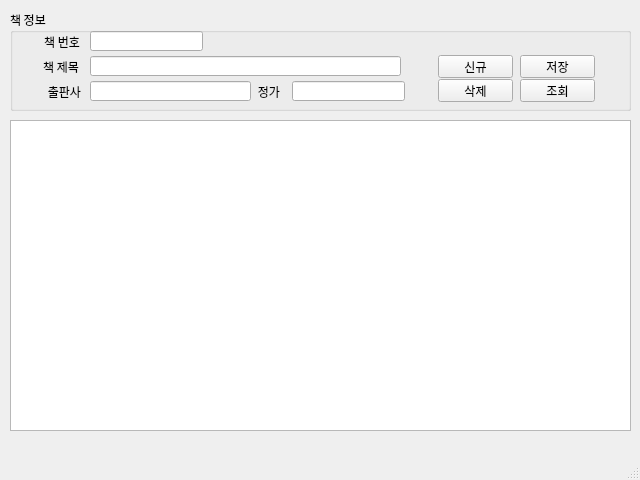
<?xml version="1.0" encoding="UTF-8"?>
<ui version="4.0">
 <class>MainWindow</class>
 <widget class="QMainWindow" name="MainWindow">
  <property name="geometry">
   <rect>
    <x>0</x>
    <y>0</y>
    <width>640</width>
    <height>480</height>
   </rect>
  </property>
  <property name="maximumSize">
   <size>
    <width>640</width>
    <height>480</height>
   </size>
  </property>
  <property name="font">
   <font>
    <family>나눔고딕코딩</family>
   </font>
  </property>
  <property name="windowTitle">
   <string>마당 도서관리 V1.0</string>
  </property>
  <widget class="QWidget" name="centralwidget">
   <widget class="QGroupBox" name="groupBox">
    <property name="geometry">
     <rect>
      <x>10</x>
      <y>10</y>
      <width>621</width>
      <height>101</height>
     </rect>
    </property>
    <property name="title">
     <string>책 정보</string>
    </property>
    <widget class="QLabel" name="label">
     <property name="geometry">
      <rect>
       <x>14</x>
       <y>26</y>
       <width>56</width>
       <height>12</height>
      </rect>
     </property>
     <property name="text">
      <string>책 번호</string>
     </property>
     <property name="alignment">
      <set>Qt::AlignRight|Qt::AlignTrailing|Qt::AlignVCenter</set>
     </property>
    </widget>
    <widget class="QLabel" name="label_2">
     <property name="geometry">
      <rect>
       <x>13</x>
       <y>51</y>
       <width>56</width>
       <height>12</height>
      </rect>
     </property>
     <property name="text">
      <string>책 제목</string>
     </property>
     <property name="alignment">
      <set>Qt::AlignRight|Qt::AlignTrailing|Qt::AlignVCenter</set>
     </property>
    </widget>
    <widget class="QLineEdit" name="txtBookId">
     <property name="geometry">
      <rect>
       <x>80</x>
       <y>21</y>
       <width>113</width>
       <height>20</height>
      </rect>
     </property>
    </widget>
    <widget class="QLineEdit" name="txtBookName">
     <property name="geometry">
      <rect>
       <x>80</x>
       <y>46</y>
       <width>311</width>
       <height>20</height>
      </rect>
     </property>
    </widget>
    <widget class="QPushButton" name="btnNew">
     <property name="geometry">
      <rect>
       <x>428</x>
       <y>45</y>
       <width>75</width>
       <height>23</height>
      </rect>
     </property>
     <property name="text">
      <string>신규</string>
     </property>
    </widget>
    <widget class="QLineEdit" name="txtPrice">
     <property name="geometry">
      <rect>
       <x>282</x>
       <y>71</y>
       <width>113</width>
       <height>20</height>
      </rect>
     </property>
    </widget>
    <widget class="QLabel" name="label_5">
     <property name="geometry">
      <rect>
       <x>214</x>
       <y>76</y>
       <width>56</width>
       <height>12</height>
      </rect>
     </property>
     <property name="text">
      <string>정가</string>
     </property>
     <property name="alignment">
      <set>Qt::AlignRight|Qt::AlignTrailing|Qt::AlignVCenter</set>
     </property>
    </widget>
    <widget class="QLineEdit" name="txtPublisher">
     <property name="geometry">
      <rect>
       <x>80</x>
       <y>71</y>
       <width>161</width>
       <height>20</height>
      </rect>
     </property>
    </widget>
    <widget class="QLabel" name="label_6">
     <property name="geometry">
      <rect>
       <x>15</x>
       <y>76</y>
       <width>56</width>
       <height>12</height>
      </rect>
     </property>
     <property name="text">
      <string>출판사</string>
     </property>
     <property name="alignment">
      <set>Qt::AlignRight|Qt::AlignTrailing|Qt::AlignVCenter</set>
     </property>
    </widget>
    <widget class="QPushButton" name="btnSave">
     <property name="geometry">
      <rect>
       <x>510</x>
       <y>45</y>
       <width>75</width>
       <height>23</height>
      </rect>
     </property>
     <property name="text">
      <string>저장</string>
     </property>
    </widget>
    <widget class="QPushButton" name="btnDel">
     <property name="geometry">
      <rect>
       <x>428</x>
       <y>69</y>
       <width>75</width>
       <height>23</height>
      </rect>
     </property>
     <property name="text">
      <string>삭제</string>
     </property>
    </widget>
    <widget class="QPushButton" name="btnReload">
     <property name="geometry">
      <rect>
       <x>510</x>
       <y>69</y>
       <width>75</width>
       <height>23</height>
      </rect>
     </property>
     <property name="text">
      <string>조회</string>
     </property>
    </widget>
   </widget>
   <widget class="QTableWidget" name="tblBooks">
    <property name="geometry">
     <rect>
      <x>10</x>
      <y>120</y>
      <width>621</width>
      <height>311</height>
     </rect>
    </property>
   </widget>
  </widget>
  <widget class="QMenuBar" name="menubar">
   <property name="geometry">
    <rect>
     <x>0</x>
     <y>0</y>
     <width>640</width>
     <height>21</height>
    </rect>
   </property>
  </widget>
  <widget class="QStatusBar" name="statusbar"/>
 </widget>
 <tabstops>
  <tabstop>txtBookId</tabstop>
  <tabstop>txtBookName</tabstop>
  <tabstop>txtPublisher</tabstop>
  <tabstop>txtPrice</tabstop>
  <tabstop>btnNew</tabstop>
  <tabstop>btnSave</tabstop>
  <tabstop>btnDel</tabstop>
  <tabstop>btnReload</tabstop>
  <tabstop>tblBooks</tabstop>
 </tabstops>
 <resources/>
 <connections/>
</ui>
